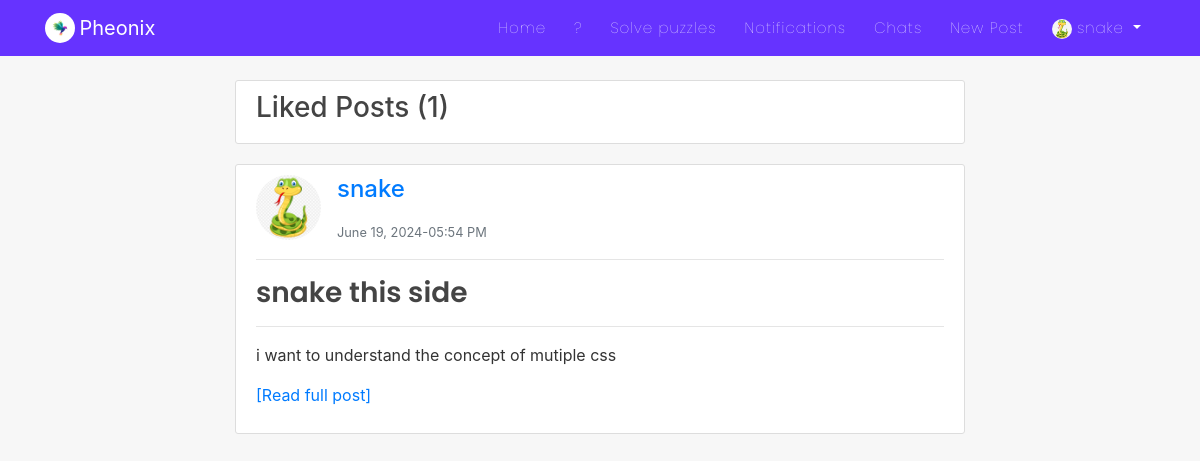
Page /liked-posts/ (signed in) on the committed database.
### users/models.py (models this page shows, shortened)
class Profile(models.Model):
    user = models.OneToOneField(User, on_delete=models.CASCADE)
    is_online = models.BooleanField(default=False)
    following = models.ManyToManyField(User, related_name="following", blank=True)
    friends = models.ManyToManyField(User, related_name='my_friends', blank=True)
    bio = models.CharField(default="",blank=True,null=True,max_length=350)
    date_of_birth = models.CharField(blank=True,max_length=150)
    updated = models.DateTimeField(auto_now=True)
    created = models.DateTimeField(auto_now_add=True)
    image = models.ImageField(default='default.jpg', upload_to='profile_pics',blank=True, null=True)

### blog/models.py (models this page shows, shortened)
class Post(models.Model):
    title = models.CharField(max_length=150)
    content = RichTextField(blank=True, null=True)
    date_posted = models.DateTimeField(default=timezone.now)
    date_updated = models.DateTimeField(auto_now=True)
    author = models.ForeignKey(User, on_delete=models.CASCADE)
    likes = models.ManyToManyField(User, related_name="blogpost", blank=True)
    saves = models.ManyToManyField(User, related_name="blogsave", blank=True)
    image = models.ImageField(upload_to='post_images/', blank=True, null=True)
    video = models.FileField(upload_to='post_videos/', null=True, blank=True)
    link = models.URLField(max_length=200, null=True, blank=True)

### blog/views.py (the view)
# urls.py: path('liked-posts/', AllLikeView, name='all-like'),
@login_required
def AllLikeView(request):
    user = request.user
    liked_posts = user.blogpost.all()
    context = {
        'liked_posts':liked_posts
    }
    return render(request, 'blog/liked_posts.html', context)

### blog/templates/blog/liked_posts.html (shortened to what this page needs)
{% extends "blog/base.html" %}
{% block content %}
<div class="col-md-8 m-auto">
<div class="content-section">
  <h3>Liked Posts ({{liked_posts|length}})</h3>
</div>
    {% for post in liked_posts %}
    <article class="content-section" style="overflow: auto;">
      <div class="media">
          <img class="rounded-circle article-img" src="{{post.author.profile.image.url}}" alt="image">
          <div class="media-body">
              <p>
                <a class="mr-2 h4" href="{% url 'profile-detail-view' post.author.pk %}">{{ post.author }}</a>
              </p>
              <small class="text-muted">{{ post.date_posted|date:"F d, Y-h:i A" }}</small>
          </div>
      </div>
      <hr>
      <h3><a class="article-title" href="{% url 'post-detail' post.id %}">{{ post.title }}</a></h3>
      <hr>
      <p class="article-content">{{ post.content|safe|linebreaks|truncatewords_html:"20" }}<a href="{% url 'post-detail' post.id %}">[Read full post]</a></p>
    </article>
    {% endfor %}
</div>
{% endblock %}

### blog/templates/blog/navbar.html (shortened to what this page needs)
<nav class="navbar navbar-expand-md navbar-dark bg-steel fixed-top">
    <div class="container">
        <img class="rounded-circle" style="height: 30px; width: 30px;" src="/static/blog/images/pheonix.png" alt="">&nbsp;
      <a class="navbar-brand mr-4 pr-3" href="{% url 'Pheonix' %}">Pheonix</a>
      <div class="collapse navbar-collapse" id="navbarToggle">
        <div class="navbar-nav">
          <a class="nav-item nav-link" href="{% url 'blog-home' %}">Home</a>
          <a class="nav-item nav-link" href="/">?</a>
          <a class="nav-item nav-link" href="{% url 'play_game' %}">Solve puzzles</a>
          {% if user.is_authenticated %}
          <a class="nav-item nav-link" href="{% url 'show-notifications' %}">Notifications</a>
          <a class="nav-item nav-link" href="{% url 'room-enroll' %}">Chats</a>
          <a class="nav-item nav-link" href="{% url 'post-create' %}">New Post</a>
          {% endif %}
          {% if user.is_authenticated %}
            <div class="dropdown">
              <a class="dropdown-toggle nav-link" href="#" role="button" id="dropdownMenuLink2" data-toggle="dropdown" aria-haspopup="true" aria-expanded="false">
                <img class="rounded-circle" style="height: 20px; width: 20px;" src="{{user.profile.image.url}}" alt="">&nbsp;{{user}}
              </a>
            </div>
          {% else %}
            <a class="nav-item nav-link" href="{% url 'account_login' %}">Login</a>
            <a class="nav-item nav-link" href="{% url 'register' %}">Register</a>
          {% endif %}
        </div>
      </div>
    </div>
</nav>

### blog/static/blog/main.css (style rules this page uses)
body { background: #f7f7f7; color: #333333; margin-top: 5rem; scroll-behavior: smooth; }
h1, h2, h3, h4, h5, h6 { color: #444444; }
.bg-steel { background: #6633FF; }
.site-header .navbar-nav .nav-link { color: #ffffff; font-family:'Poppins'; font-weight: 100; margin: 0px 6px; font-size: 15px; letter-spacing: 1px; }
.content-section { background: #ffffff; padding: 10px 20px; border: 1px solid #dddddd; border-radius: 3px; margin-bottom: 20px; }
.article-title { color: #444444; font-family: 'poppins'; font-weight: 600; }
.article-content { white-space: pre-line; }
.article-img { height: 65px; width: 65px; margin-right: 16px; }

### rows in the picture
Post: author.profile.image (picture), author "snake", date_posted "June 19, 2024-05:54 PM", title "snake this side", content "i want to understand the concept of mutiple css"

### other values in the picture
{{ user }} "snake"
{{ liked_posts|length }} "1"
